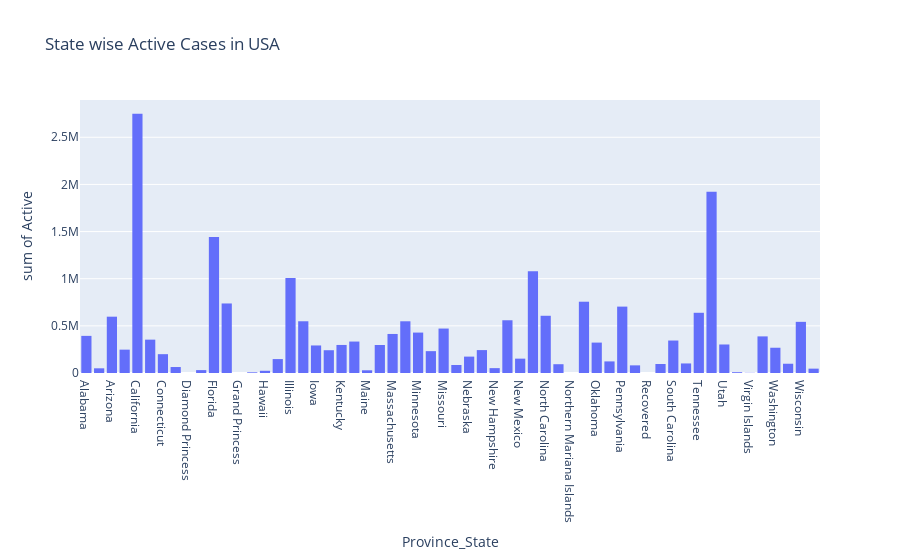

Write notebook code for a chart like this one.
### Markdown cell above
### Plot Province/State Wise Active Cases in USA

### Code cell
fig = go.Figure()

fig = px.histogram(usa_data, x='Province_State', y='Active', title="State wise Active Cases in USA")

fig.show()

### Figure 1 — Plotly figure (JSON) as saved in the notebook; plotly's stock layout.template omitted (floating-point values rounded to 4 significant figures; data arrays with more than 128 entries replaced by an {"elided": "..."} marker saying what was removed)
{"data": [{"alignmentgroup": "True", "bingroup": "x", "histfunc": "sum", "hovertemplate": "Province_State=%{x}<br>sum of Active=%{y}<extra></extra>", "legendgroup": "", "marker": {"color": "#636efa", "pattern": {"shape": ""}}, "name": "", "offsetgroup": "", "orientation": "v", "showlegend": false, "type": "histogram", "x": {"elided": "3276 str values"}, "xaxis": "x", "y": {"elided": "3276 int values"}, "yaxis": "y"}], "layout": {"barmode": "relative", "legend": {"tracegroupgap": 0}, "title": {"text": "State wise Active Cases in USA"}, "xaxis": {"anchor": "y", "domain": [0, 1], "title": {"text": "Province_State"}}, "yaxis": {"anchor": "x", "domain": [0, 1], "title": {"text": "sum of Active"}}}}
